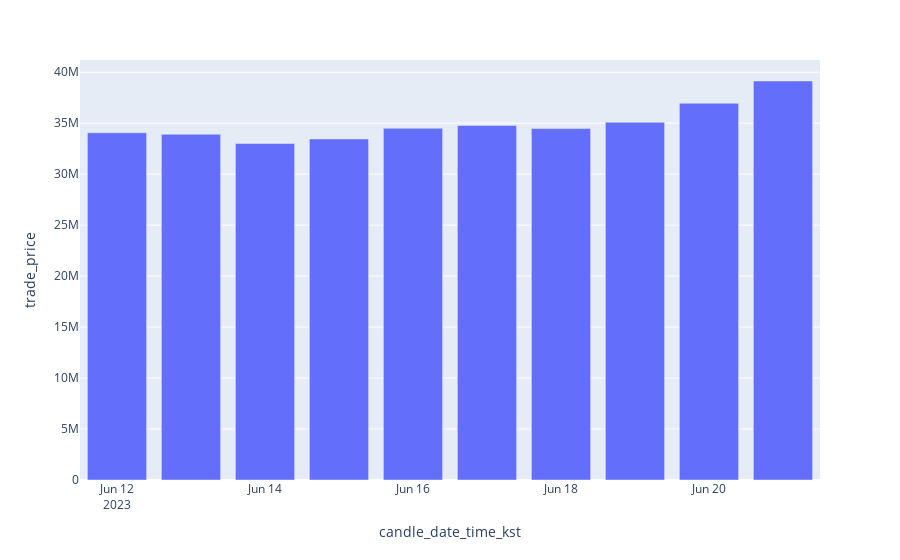

Notebook source saved alongside this figure:
### Code cell
fig = px.bar(my_df[my_df.market == 'BTC'][-10:],
                 x = 'candle_date_time_kst',
                 y = 'trade_price')
fig.show()

### Figure 1 — Plotly figure (JSON) as saved in the notebook; plotly's stock layout.template omitted (floating-point values rounded to 4 significant figures)
{"data": [{"alignmentgroup": "True", "hovertemplate": "candle_date_time_kst=%{x}<br>trade_price=%{y}<extra></extra>", "legendgroup": "", "marker": {"color": "#636efa", "pattern": {"shape": ""}}, "name": "", "offsetgroup": "", "orientation": "v", "showlegend": false, "textposition": "auto", "type": "bar", "x": ["2023-06-21", "2023-06-20", "2023-06-19", "2023-06-18", "2023-06-17", "2023-06-16", "2023-06-15", "2023-06-14", "2023-06-13", "2023-06-12"], "xaxis": "x", "y": [39135000, 36946000, 35092000, 34466000, 34780000, 34501000, 33449000, 33007000, 33913000, 34059000], "yaxis": "y"}], "layout": {"barmode": "relative", "legend": {"tracegroupgap": 0}, "margin": {"t": 60}, "xaxis": {"anchor": "y", "domain": [0, 1], "title": {"text": "candle_date_time_kst"}}, "yaxis": {"anchor": "x", "domain": [0, 1], "title": {"text": "trade_price"}}}}
